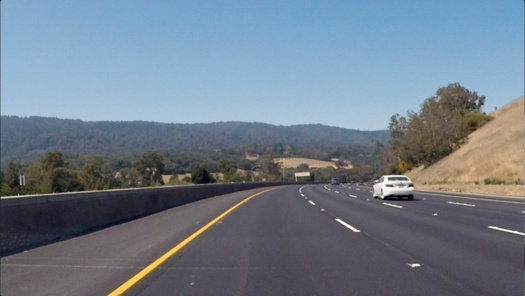
#> input picture images/curved_lane.jpg, 525 x 296 px, shrunk from 1280 x 720 before the run
$ jupyter execute 'Playing with filters + Edge Detection.ipynb'   (shell and % lines are left out)
#> lines starting #> are read from the running program, lines starting #| are printed output that depends on the picture
[cell 1]
#Import resources
import matplotlib.pyplot as plt
import matplotlib.image as mpimg

import cv2
import numpy as np


# Read in the image
image = mpimg.imread('images/curved_lane.jpg')
#> image is the input picture: shape (296, 525, 3); mean R, G, B 112.1, 125, 138.7

plt.imshow(image)

[cell 2]
# Convert to grayscale for filtering
gray = cv2.cvtColor(image, cv2.COLOR_RGB2GRAY)
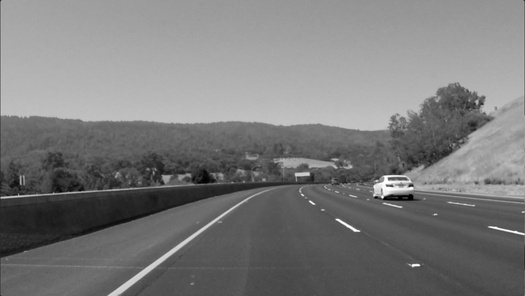
#> gray: shape (296, 525); min 0, max 255, mean 122.7

plt.imshow(gray, cmap='gray')

[cell 3]
def filters(img, kernel):
    image = cv2.filter2D(img, -1, kernel)
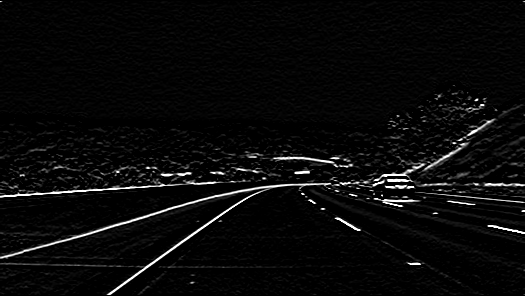
#> image: shape (296, 525); min 0, max 255, mean 9.7
    plt.imshow(image, cmap='gray')

[cell 4]
f1 = np.array([[ -1, -2, -1],
                   [ 0, 0, 0],
                   [ 1, 2, 1]])

filters(gray, f1)

[cell 5]
f2 = np.array([[-1,0,1],
                   [-2,0,2],
                   [-1,0,1]])

filters(gray, f2)
#> in filters (call 2), `image = cv2.filter2D(img, -1, kernel)`:
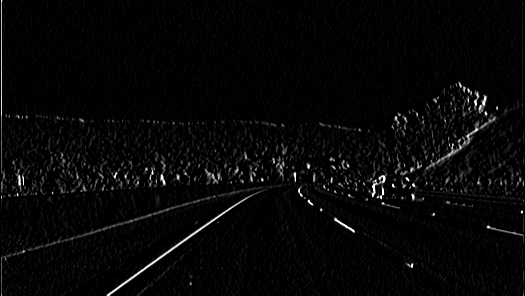
#> image: shape (296, 525); min 0, max 255, mean 6.7

[cell 6]
f = np.array([[0,0,0,-1,1],
             [0,0,-1,2,-1],
              [0,-1,2,-1,0],
              [-1,2,-1,0,0],
             [1,-1,0,0,0]])

filters(gray, f)
#> in filters (call 3), `image = cv2.filter2D(img, -1, kernel)`:
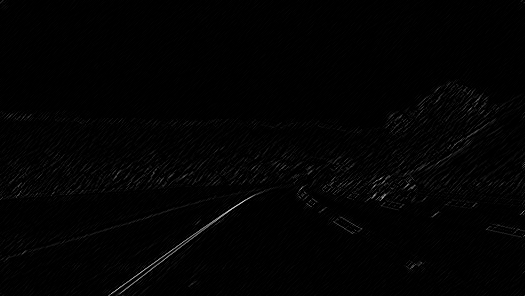
#> image: shape (296, 525); min 0, max 218, mean 2.7

[cell 7]
img2 = mpimg.imread('images/white_lines.jpg')
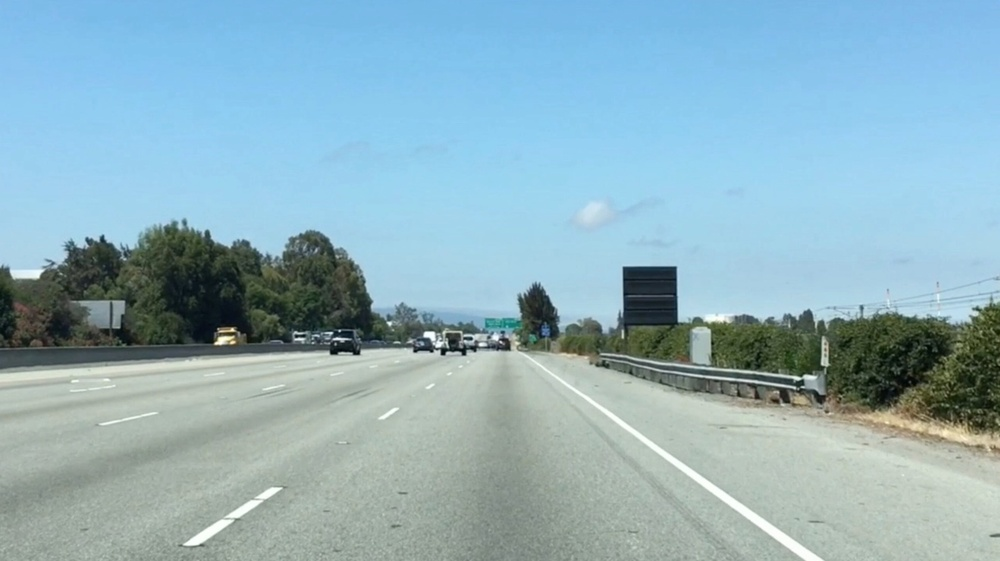
#> input picture images/white_lines.jpg, 1000 x 561 px, shrunk from 2436 x 1366 before the run
#> img2 is the input picture: shape (561, 1000, 3); mean R, G, B 143.6, 177.1, 188.4
gray2 = cv2.cvtColor(img2, cv2.COLOR_RGB2GRAY)
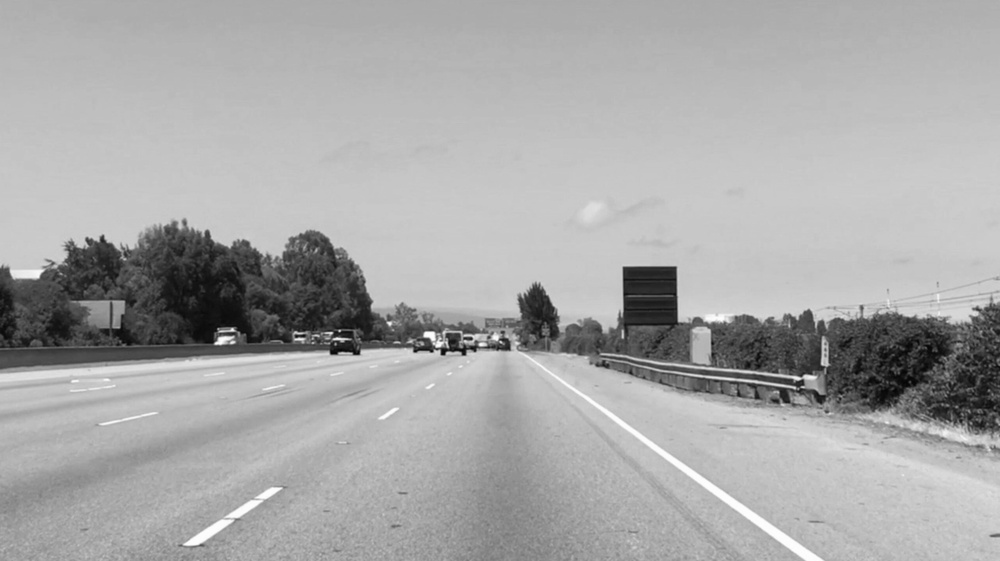
#> gray2: shape (561, 1000); min 3, max 255, mean 168.3
plt.imshow(gray2, cmap='gray')

[cell 8]
filters(gray2, f1)
#> in filters (call 4), `image = cv2.filter2D(img, -1, kernel)`:
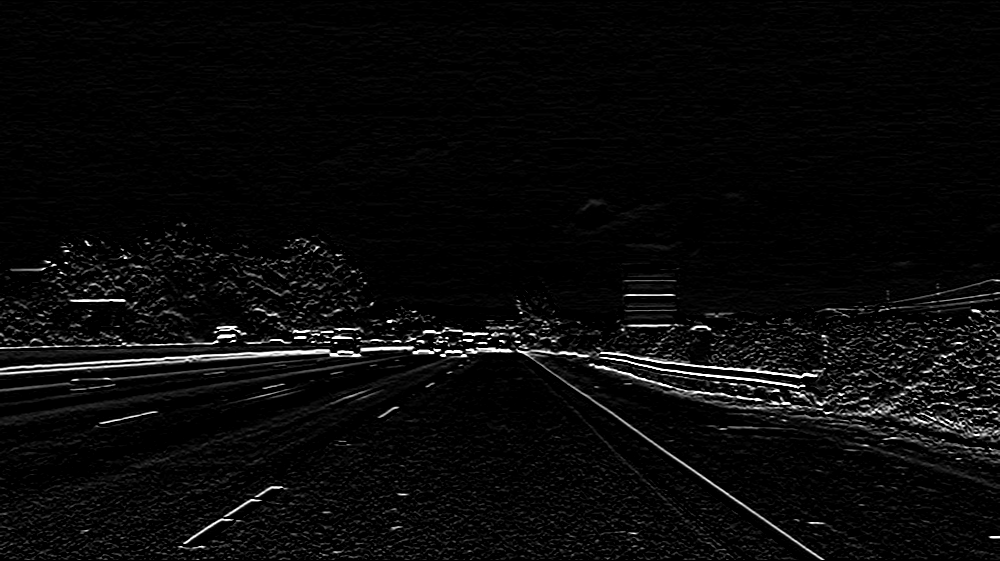
#> image: shape (561, 1000); min 0, max 255, mean 9.6

[cell 9]
df = np.array([[1.1,2.5,1.1],
             [-1.1,-2.5,-1.1],
             [0,0,0.]])

filters(gray2, df)
#> in filters (call 5), `image = cv2.filter2D(img, -1, kernel)`:
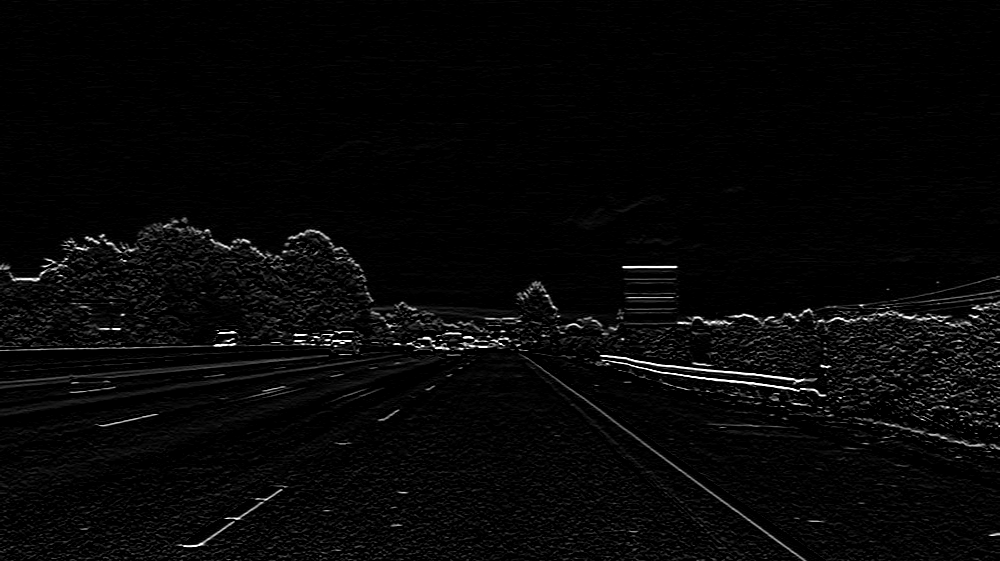
#> image: shape (561, 1000); min 0, max 255, mean 6.9
